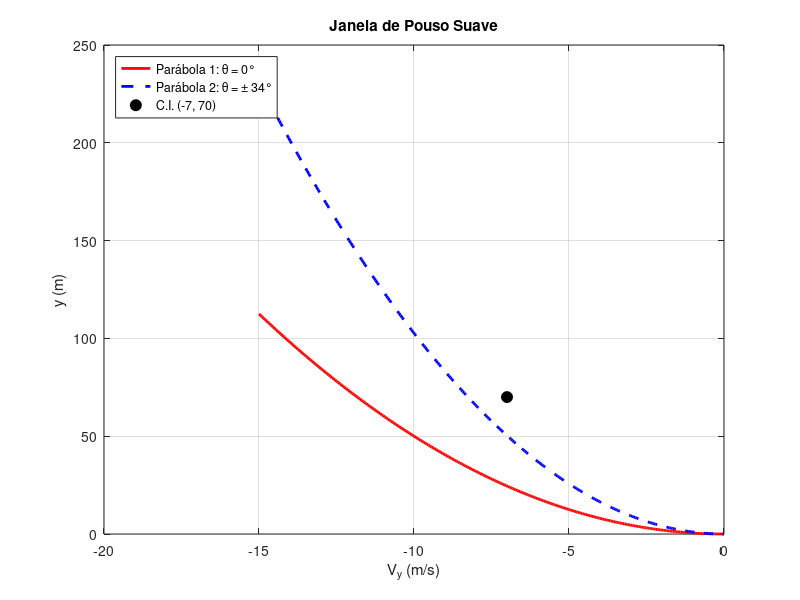
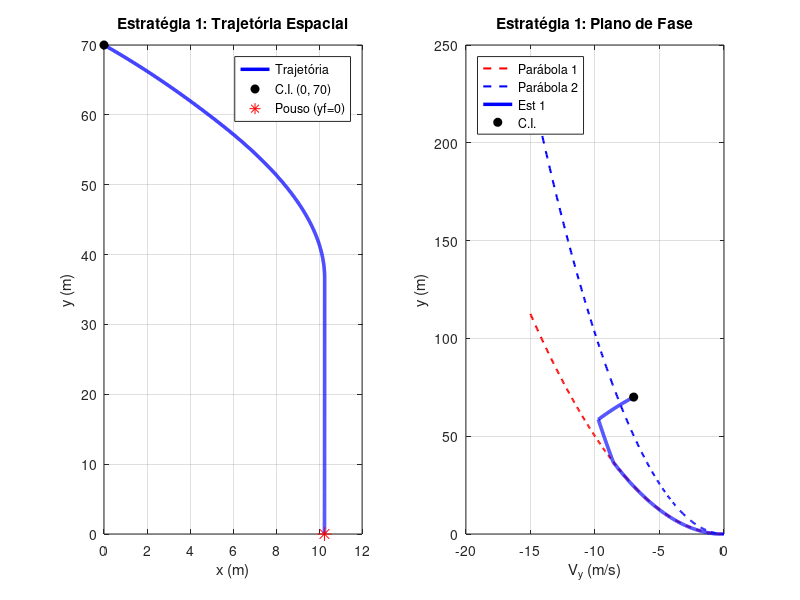
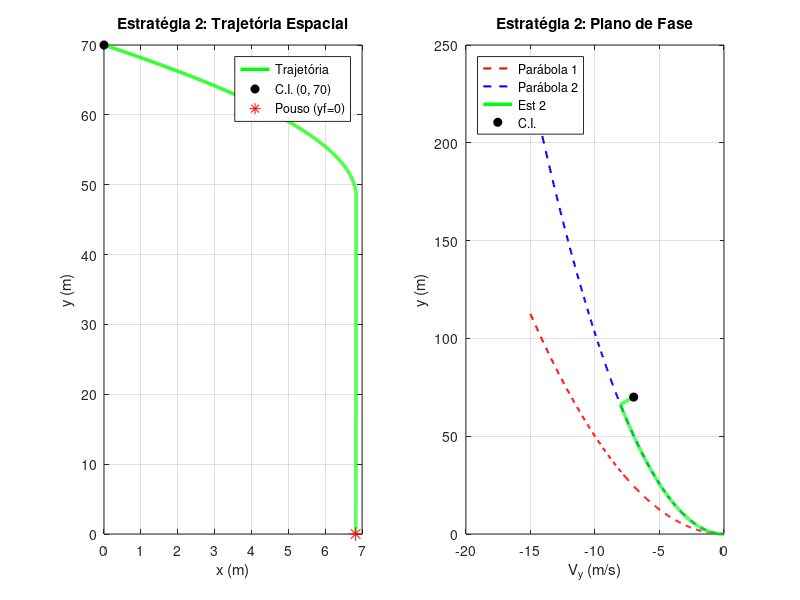
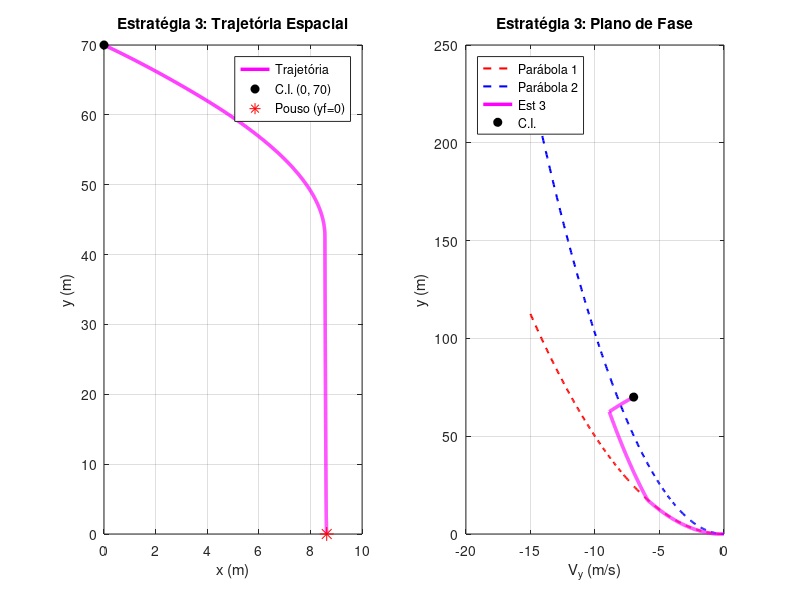

Reproduce these figures in MATLAB, in order.
clear; clc; close all;

%% 1. Parâmetros do Problema (Prof. Gil)
M = 1.0;            % Massa do módulo lunar (kg)
g = 2.0;            % Aceleração da gravidade lunar (m/s^2)
E = 3.0;            % Empuxo do retrofoguete (N)
theta_fix = 34;     % Ângulo limite (graus)

% Condições Iniciais: y0 = 70m, V0 = 4i - 7j
y0 = 70.0; V0x = 4.0; V0y = -7.0; x0 = 0.0;

%% 2. Acelerações (2ª Lei de Newton: m*ay = E*cos(theta) - m*g)
ax_neg  = (E * sind(-theta_fix)) / M;   % ax para theta = -34° (-1.6776 m/s^2)
ay_zero = (E * cosd(0)) / M - g;        % ay para theta = 0°  (1.0000 m/s^2)
ay_34   = (E * cosd(theta_fix)) / M - g;% ay para theta = 34° (0.4871 m/s^2)

%% 3. Janela de Pouso Suave (Torricelli: y = Vy^2 / (2*ay))
Vy_vec = linspace(-15, 0, 300);
y_parabola1 = (Vy_vec.^2) / (2 * ay_zero);  % Parábola 1: theta = 0°
y_parabola2 = (Vy_vec.^2) / (2 * ay_34);    % Parábola 2: theta = ±34°

figure('Name', 'Janela de Pouso Suave');
plot(Vy_vec, y_parabola1, 'r-', 'LineWidth', 2); hold on; grid on; box on;
plot(Vy_vec, y_parabola2, 'b--', 'LineWidth', 2);
plot(V0y, y0, 'ko', 'MarkerFaceColor', 'k', 'MarkerSize', 8);
xlabel('V_y (m/s)'); ylabel('y (m)'); title('Janela de Pouso Suave');
legend('Parábola 1: \theta = 0°', 'Parábola 2: \theta = \pm 34°', 'C.I. (-7, 70)', 'Location', 'northwest');

%% 4. ESTRATÉGIAS DE POUSO SUAVE (DISPARO ÚNICO E MISTO)
t_freio_x = (0 - V0x) / ax_neg;         % Tempo a -34° para zerar Vx (2.38 s)
dx_brake  = V0x * t_freio_x + 0.5 * ax_neg * t_freio_x^2;

V2_base = V0y + ay_34 * t_freio_x;
y_base  = y0 + V0y * t_freio_x + 0.5 * ay_34 * t_freio_x^2;

% --- Estratégia 1: Disparo Único -> Parábola 1 (\theta = 0°) ---
A1 = (g/2) * (g/ay_zero + 1);
B1 = -(g * V2_base)/ay_zero - (V0y - g * t_freio_x);
C1 = (V2_base^2)/(2 * ay_zero) - y_base;

t_livre1 = (-B1 + sqrt(B1^2 - 4*A1*C1)) / (2*A1); % Queda livre = 1.37 s
Vy_ch1   = V0y - g*t_livre1 + ay_34*t_freio_x;    % Vy chaveamento = -8.57 m/s
y_ch1    = Vy_ch1^2 / (2*ay_zero);                 % y chaveamento = 36.74 m
x_ch1    = V0x * t_livre1 + dx_brake;             % x chaveamento = 10.24 m
t_freio1_y = (0 - Vy_ch1) / ay_zero;               % Queima vertical = 8.57 s
t1_tot   = t_livre1 + t_freio_x + t_freio1_y;     % Tempo Total = 12.32 s
t1_queima= t_freio_x + t_freio1_y;               % Queima = 10.96 s

% --- Estratégia 2: Disparo Único -> Parábola 2 (\theta = ±34°) ---
A2 = (g/2) * (g/ay_34 + 1);
B2 = -(g * V2_base)/ay_34 - (V0y - g * t_freio_x);
C2 = (V2_base^2)/(2 * ay_34) - y_base;

t_livre2 = (-B2 + sqrt(B2^2 - 4*A2*C2)) / (2*A2); % Queda livre = 0.51 s
Vy_ch2   = V0y - g*t_livre2 + ay_34*t_freio_x;    % Vy chaveamento = -6.87 m/s
y_ch2    = Vy_ch2^2 / (2*ay_34);                   % y chaveamento = 48.39 m
x_ch2    = V0x * t_livre2 + dx_brake;             % x chaveamento = 6.82 m
t_freio2_y = (0 - Vy_ch2) / ay_34;               % Queima vertical = 14.10 s
t2_tot   = t_livre2 + t_freio_x + t_freio2_y;     % Tempo Total = 16.99 s
t2_queima= t_freio_x + t_freio2_y;               % Queima = 16.48 s

% --- Estratégia 3: Disparo Misto Intermediário (Queda livre t = 0.94s + Transição de Ângulo) ---
t_livre3 = (t_livre1 + t_livre2) / 2.0;            % Queda livre intermediária = 0.94 s
Vy_ch3   = V0y - g*t_livre3 + ay_34*t_freio_x;    % Vy chaveamento = -7.72 m/s
y_ch3    = (y0 + V0y*t_livre3 - 0.5*g*t_livre3^2) + (V0y - g*t_livre3)*t_freio_x + 0.5*ay_34*t_freio_x^2; % 42.75 m
x_ch3    = V0x * t_livre3 + dx_brake;             % x chaveamento = 8.53 m

A3_quad = 0.5 * ay_34 * (1 - ay_34 / ay_zero);
B3_quad = Vy_ch3 * (1 - ay_34 / ay_zero);
C3_quad = y_ch3 - (Vy_ch3^2) / (2 * ay_zero);

t3_A = (-B3_quad - sqrt(B3_quad^2 - 4*A3_quad*C3_quad)) / (2*A3_quad); % 3.70 s
t3_B = (0 - Vy_ch3 - ay_34 * t3_A) / ay_zero;                           % 5.92 s
t3_queima = t_freio_x + t3_A + t3_B;               % Queima = 12.00 s
t3_tot   = t_livre3 + t3_queima;                   % Tempo Total = 12.94 s

%% 5. IMPRESSÃO DOS RESULTADOS E IDENTIFICAÇÃO DA VENCEDORA
fprintf('=================================================================\n');
fprintf('        ANÁLISE DAS ESTRATÉGIAS DE POUSO SUAVE (PROF. GIL)       \n');
fprintf('=================================================================\n\n');

fprintf('--- ESTRATÉGIA 1 (Disparo Único -> Parábola 1: \\theta = 0°) ---\n');
fprintf('  1) t = 0.00s a %.2fs : Foguete DESLIGADO (Queda livre inicial)\n', t_livre1);
fprintf('  2) t = %.2fs a %.2fs : \\theta = -34° (LIGA FOGUETE: freia Vx)\n', t_livre1, t_livre1 + t_freio_x);
fprintf('     -> Ponto de Chaveamento: (Vy = %.2f m/s, y = %.2f m, x = %.2f m)\n', Vy_ch1, y_ch1, x_ch1);
fprintf('  3) t = %.2fs a %.2fs : \\theta = 0°   (Motor LIGADO sobre Parábola 1)\n', t_livre1 + t_freio_x, t1_tot);
fprintf('  -> Tempo Total: %.2f s | Tempo de Queima: %.2f s | Posição Final xf: %.2f m\n\n', t1_tot, t1_queima, x_ch1);

fprintf('--- ESTRATÉGIA 2 (Disparo Único -> Parábola 2: \\theta = \\pm34°) ---\n');
fprintf('  1) t = 0.00s a %.2fs : Foguete DESLIGADO (Queda livre inicial)\n', t_livre2);
fprintf('  2) t = %.2fs a %.2fs : \\theta = -34° (LIGA FOGUETE: freia Vx)\n', t_livre2, t_livre2 + t_freio_x);
fprintf('     -> Ponto de Chaveamento: (Vy = %.2f m/s, y = %.2f m, x = %.2f m)\n', Vy_ch2, y_ch2, x_ch2);
fprintf('  3) t = %.2fs a %.2fs : \\theta = \\pm34° (Motor LIGADO sobre Parábola 2)\n', t_livre2 + t_freio_x, t2_tot);
fprintf('  -> Tempo Total: %.2f s | Tempo de Queima: %.2f s | Posição Final xf: %.2f m\n\n', t2_tot, t2_queima, x_ch2);

fprintf('--- ESTRATÉGIA 3 (Disparo Misto -> Transição \\pm34° -> 0°) ---\n');
fprintf('  1) t = 0.00s a %.2fs : Foguete DESLIGADO (Queda livre inicial)\n', t_livre3);
fprintf('  2) t = %.2fs a %.2fs : \\theta = -34° (LIGA FOGUETE: freia Vx)\n', t_livre3, t_livre3 + t_freio_x);
fprintf('     -> Ponto de Chaveamento: (Vy = %.2f m/s, y = %.2f m, x = %.2f m)\n', Vy_ch3, y_ch3, x_ch3);
fprintf('  3) t = %.2fs a %.2fs : \\theta = \\pm34° (3.70s) e \\theta = 0° (5.92s) até pouso\n', t_livre3 + t_freio_x, t3_tot);
fprintf('  -> Tempo Total: %.2f s | Tempo de Queima: %.2f s | Posição Final xf: %.2f m\n\n', t3_tot, t3_queima, x_ch3);

fprintf('=================================================================\n');
fprintf('        ESTRATÉGIA VENCEDORA (MÍNIMO COMBUSTÍVEL - QUESTÃO 6)    \n');
fprintf('=================================================================\n');
fprintf('  *** ESTRATÉGIA 1 É A VENCEDORA! ***\n');
fprintf('  - Tempo de Queima Estratégia 1: %.2f s  (VENCEDORA - MÍNIMO COMBUSTÍVEL)\n', t1_queima);
fprintf('  - Tempo de Queima Estratégia 3: %.2f s  (Intermediária)\n', t3_queima);
fprintf('  - Tempo de Queima Estratégia 2: %.2f s  (Maior consumo)\n', t2_queima);
fprintf('  -> Economia da Vencedora: %.2f s em relação à Est. 2 e %.2f s em relação à Est. 3.\n', ...
        t2_queima - t1_queima, t3_queima - t1_queima);
fprintf('  -> Motivo: A Estratégia 1 utiliza empuxo puramente vertical (\\theta = 0°)\n');
fprintf('     na fase final, maximizando a aceleração vertical ascendente (ay = 1.0 m/s^2)\n');
fprintf('     e reduzindo o tempo necessário de motor ligado para desacelerar o módulo.\n');
fprintf('=================================================================\n\n');

%% 6. SIMULAÇÃO E GRÁFICOS
dt = 0.005;

% Simulação Estratégia 1
t_sim1 = 0:dt:t1_tot; N1 = length(t_sim1);
x1 = zeros(1,N1); y1_sim = zeros(1,N1); Vx1 = zeros(1,N1); Vy1_sim = zeros(1,N1);
x1(1) = x0; y1_sim(1) = y0; Vx1(1) = V0x; Vy1_sim(1) = V0y;
for k = 1:N1-1
    t = t_sim1(k);
    if t <= t_livre1, theta = 0; E_c = 0;
    elseif t <= (t_livre1 + t_freio_x), theta = -theta_fix; E_c = E;
    else, theta = 0; E_c = E; end
    ax = (E_c * sind(theta))/M; ay = (E_c * cosd(theta))/M - g;
    Vx1(k+1) = Vx1(k) + ax*dt; Vy1_sim(k+1) = Vy1_sim(k) + ay*dt;
    x1(k+1)  = x1(k) + Vx1(k)*dt; y1_sim(k+1) = max(0, y1_sim(k) + Vy1_sim(k)*dt);
end

% Simulação Estratégia 2
t_sim2 = 0:dt:t2_tot; N2 = length(t_sim2);
x2 = zeros(1,N2); y2_sim = zeros(1,N2); Vx2 = zeros(1,N2); Vy2_sim = zeros(1,N2);
x2(1) = x0; y2_sim(1) = y0; Vx2(1) = V0x; Vy2_sim(1) = V0y;
for k = 1:N2-1
    t = t_sim2(k);
    if t <= t_livre2, theta = 0; E_c = 0;
    elseif t <= (t_livre2 + t_freio_x), theta = -theta_fix; E_c = E;
    else, theta = theta_fix; E_c = E; end
    if t > (t_livre2 + t_freio_x), ax = 0; else, ax = (E_c * sind(theta))/M; end
    ay = (E_c * cosd(theta))/M - g;
    Vx2(k+1) = Vx2(k) + ax*dt; Vy2_sim(k+1) = Vy2_sim(k) + ay*dt;
    x2(k+1)  = x2(k) + Vx2(k)*dt; y2_sim(k+1) = max(0, y2_sim(k) + Vy2_sim(k)*dt);
end

% Simulação Estratégia 3
t_sim3 = 0:dt:t3_tot; N3 = length(t_sim3);
x3 = zeros(1,N3); y3_sim = zeros(1,N3); Vx3 = zeros(1,N3); Vy3_sim = zeros(1,N3);
x3(1) = x0; y3_sim(1) = y0; Vx3(1) = V0x; Vy3_sim(1) = V0y;
for k = 1:N3-1
    t = t_sim3(k);
    if t <= t_livre3, theta = 0; E_c = 0;
    elseif t <= (t_livre3 + t_freio_x), theta = -theta_fix; E_c = E;
    elseif t <= (t_livre3 + t_freio_x + t3_A), theta = theta_fix; E_c = E;
    else, theta = 0; E_c = E; end
    if t > (t_livre3 + t_freio_x), ax = 0; else, ax = (E_c * sind(theta))/M; end
    ay = (E_c * cosd(theta))/M - g;
    Vx3(k+1) = Vx3(k) + ax*dt; Vy3_sim(k+1) = Vy3_sim(k) + ay*dt;
    x3(k+1)  = x3(k) + Vx3(k)*dt; y3_sim(k+1) = max(0, y3_sim(k) + Vy3_sim(k)*dt);
end

% Figura 2: Estratégia 1 (Vencedora)
figure('Name', 'Estratégia 1 (Vencedora)', 'Color', 'w');
subplot(1,2,1); plot(x1, y1_sim, 'b-', 'LineWidth', 2.5); hold on; grid on; box on;
plot(x1(1), y1_sim(1), 'ko', 'MarkerFaceColor', 'k');
plot(x1(end), y1_sim(end), 'r*', 'MarkerSize', 10);
xlabel('x (m)'); ylabel('y (m)'); title('Estratégia 1: Trajetória Espacial');
legend('Trajetória', 'C.I. (0, 70)', 'Pouso (yf=0)');

subplot(1,2,2); plot(Vy_vec, y_parabola1, 'r--', 'LineWidth', 1.5); hold on; grid on; box on;
plot(Vy_vec, y_parabola2, 'b--', 'LineWidth', 1.5);
plot(Vy1_sim, y1_sim, 'b-', 'LineWidth', 2.5); plot(V0y, y0, 'ko', 'MarkerFaceColor', 'k');
xlabel('V_y (m/s)'); ylabel('y (m)'); title('Estratégia 1: Plano de Fase');
legend('Parábola 1', 'Parábola 2', 'Est 1', 'C.I.', 'Location', 'northwest');

% Figura 3: Estratégia 2
figure('Name', 'Estratégia 2', 'Color', 'w');
subplot(1,2,1); plot(x2, y2_sim, 'g-', 'LineWidth', 2.5); hold on; grid on; box on;
plot(x2(1), y2_sim(1), 'ko', 'MarkerFaceColor', 'k');
plot(x2(end), y2_sim(end), 'r*', 'MarkerSize', 10);
xlabel('x (m)'); ylabel('y (m)'); title('Estratégia 2: Trajetória Espacial');
legend('Trajetória', 'C.I. (0, 70)', 'Pouso (yf=0)');

subplot(1,2,2); plot(Vy_vec, y_parabola1, 'r--', 'LineWidth', 1.5); hold on; grid on; box on;
plot(Vy_vec, y_parabola2, 'b--', 'LineWidth', 1.5);
plot(Vy2_sim, y2_sim, 'g-', 'LineWidth', 2.5); plot(V0y, y0, 'ko', 'MarkerFaceColor', 'k');
xlabel('V_y (m/s)'); ylabel('y (m)'); title('Estratégia 2: Plano de Fase');
legend('Parábola 1', 'Parábola 2', 'Est 2', 'C.I.', 'Location', 'northwest');

% Figura 4: Estratégia 3
figure('Name', 'Estratégia 3', 'Color', 'w');
subplot(1,2,1); plot(x3, y3_sim, 'm-', 'LineWidth', 2.5); hold on; grid on; box on;
plot(x3(1), y3_sim(1), 'ko', 'MarkerFaceColor', 'k');
plot(x3(end), y3_sim(end), 'r*', 'MarkerSize', 10);
xlabel('x (m)'); ylabel('y (m)'); title('Estratégia 3: Trajetória Espacial');
legend('Trajetória', 'C.I. (0, 70)', 'Pouso (yf=0)');

subplot(1,2,2); plot(Vy_vec, y_parabola1, 'r--', 'LineWidth', 1.5); hold on; grid on; box on;
plot(Vy_vec, y_parabola2, 'b--', 'LineWidth', 1.5);
plot(Vy3_sim, y3_sim, 'm-', 'LineWidth', 2.5); plot(V0y, y0, 'ko', 'MarkerFaceColor', 'k');
xlabel('V_y (m/s)'); ylabel('y (m)'); title('Estratégia 3: Plano de Fase');
legend('Parábola 1', 'Parábola 2', 'Est 3', 'C.I.', 'Location', 'northwest');

saveas(figure(1), 'janela_pouso.png');
saveas(figure(2), 'estrategia1.png');
saveas(figure(3), 'estrategia2.png');
saveas(figure(4), 'estrategia3.png');
